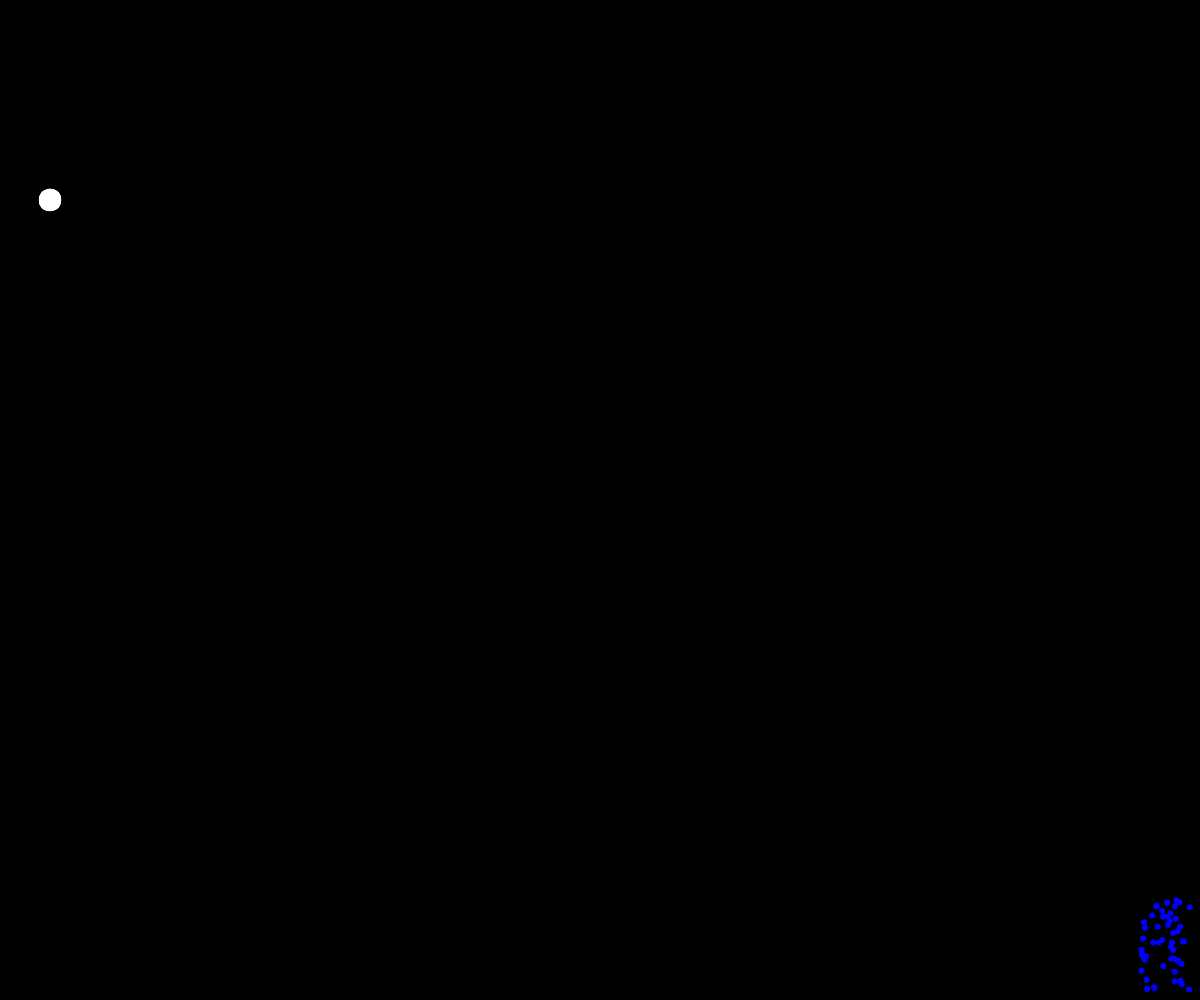
Frame 1 (no input)
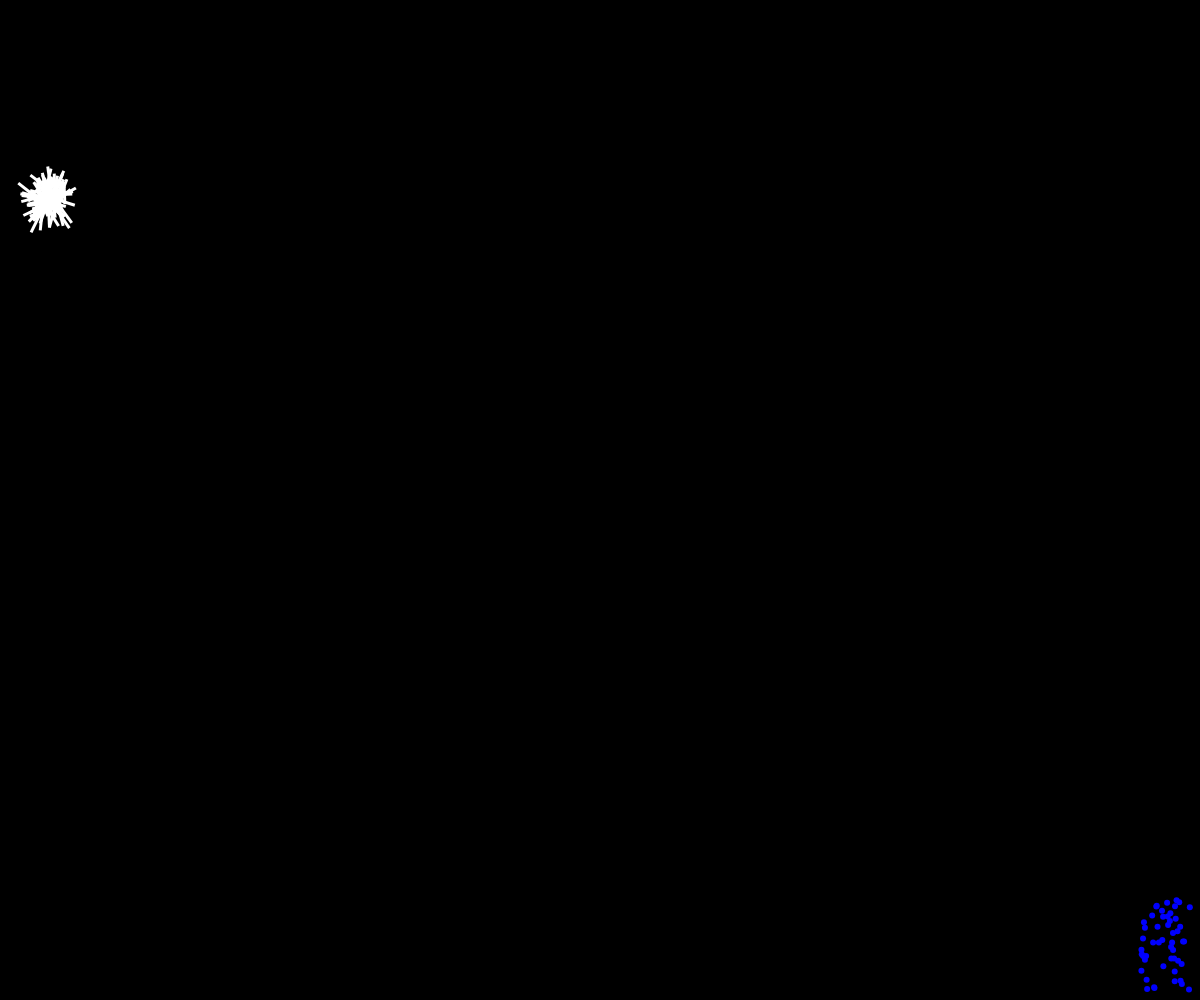
Frame 60 (no input)
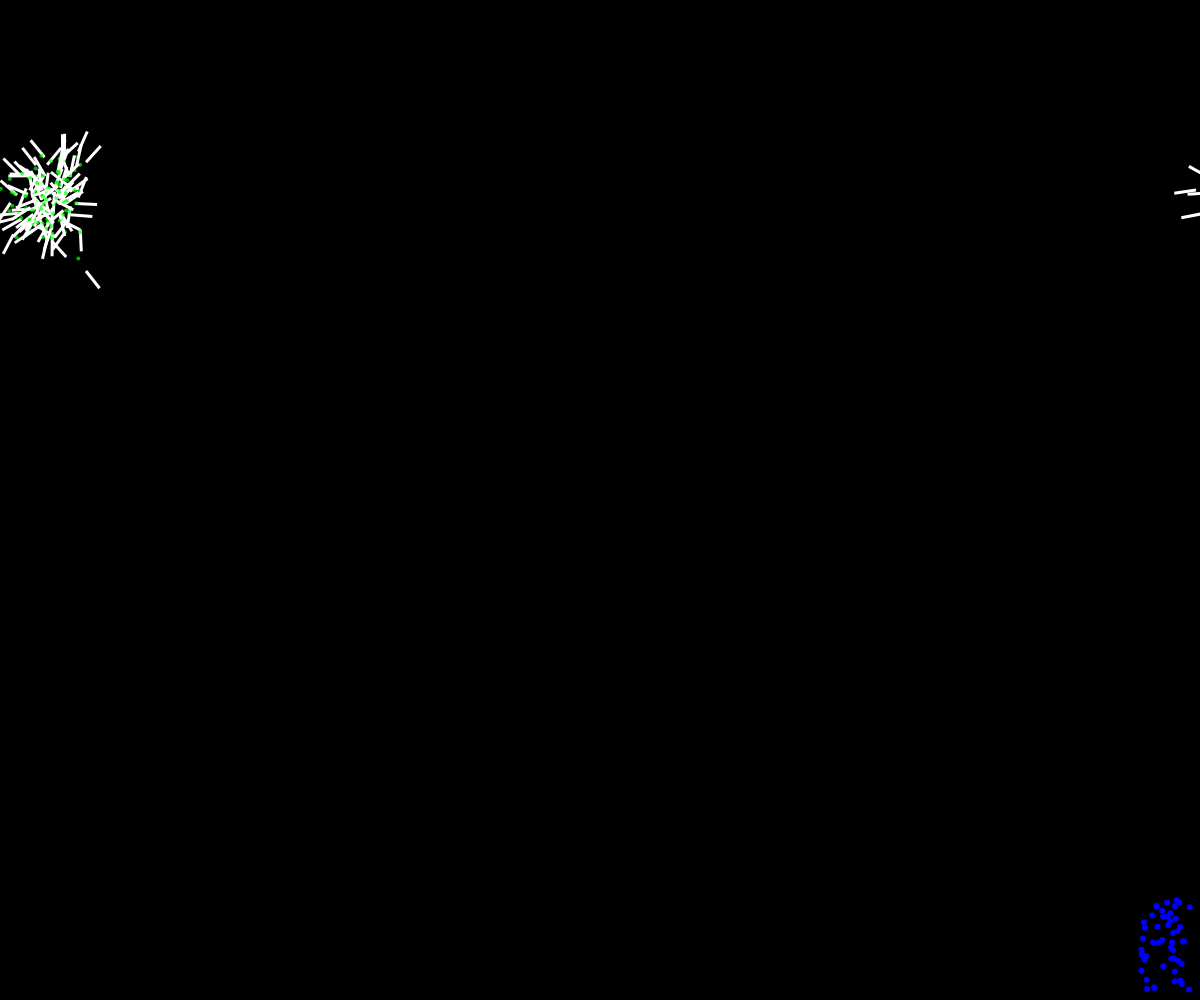
Frame 120 (the mouse pressed at the canvas centre since frame 60)

The p5.js sketch that drew these frames (run headless with seeded random() and noise() and a simulated clock; from frame 60 on, the mouse is pressed at the canvas centre):

// p5.js sketch
// ── sketch.js
"use strict";
let ants = [];
let target;
let foods = [];
let path;

function setup() {
	createCanvas(window.innerWidth, window.innerHeight);
	path = new Path();
	for (let i = 0; i < 50; i++) {
		foods.push(new Food());
	}

	for (let i = 0; i < 100; i++) {
		ants.push(new Ant(50, 200, i));
	}
}

function mouseClicked() {
	path.addRoundPoint(mouseX, mouseY);
}

function draw() {
	background(0);
	if (path.points.length > 3) {
		path.display();
		ant.follow(path);
	}

	foods.forEach((food) => {
		food.show();
		ants.forEach((ant) => {
			if (food) {
				ant.checkFoodCollision(food);
			}
		});
	});
	ants.forEach((ant) => {
		ant.seek();
		ant.edges();
		ant.update();
		ant.show();
	});
}

// ── ant.js
"use strict";

let foodSearch = {};
let returnTrail = {};

class Ant extends p5.Vector {
	constructor(x, y, id) {
		super(x, y);
		/* this = createVector(x, y); */
		this.vel = createVector(0, 0);
		this.acc = createVector(0, 0);
		this.maxSpeed = 25;
		this.maxForce = 0.05;
		this.r = 16;
		this.countDown = 100;
		this.antId = id;
		this.hasFood = false;
		this.foodTrail = new PheromoneTrail();
		this.returnTrail = new PheromoneTrail(true);
	}

	arrive(target) {
		let desired = p5.Vector.sub(target, this);
		let d = desired.mag();
		desired.normalize();

		if (d < 100) {
			let m = map(d, 0, 100, 0, this.maxSpeed);
			desired.mult(m);
		} else {
			desired.mult(this.maxSpeed);
		}

		let steer = p5.Vector.sub(desired, this.vel);
		steer.limit(this.maxForce);
		this.applyForce(steer);
	}

	seek() {
		let x = random(this.x - 100, this.x + 100);
		let y = random(this.y - 100, this.y + 100);
		let target = createVector(x, y);
		let force = p5.Vector.sub(target, this);
		force.setMag(this.maxSpeed);
		force.sub(this.vel);
		force.limit(this.maxForce);
		this.applyForce(force);
		if (this.countDown <= 0) {
			if (this.hasFood) {
				this.returnTrail.addPheromone(this.x, this.y);
			} else {
				this.foodTrail.addPheromone(this.x, this.y);
			}
			this.countDown = 20;
		}
		foodSearch[this.id] = this.foodTrail;
		returnTrail[this.id] = this.returnTrail;
		this.countDown--;
	}

	follow(path) {
		let predict = this.vel.copy();
		predict.normalize();
		predict.mult(50);
		let predictLoc = p5.Vector.add(this, predict);

		let normal, target, distance;
		let worldRecord = 10000000000000000;

		for (let i = 0; i < path.points.length - 1; i++) {
			let a = path.points[i].copy();
			let b = path.points[i + 1].copy();
			let normalPoint = getNormalPoint(predictLoc, a, b);
			if (normalPoint.x < min(a.x, b.x) || normalPoint.x > max(a.x, b.x)) {
				normalPoint = b.copy();
			}
			distance = p5.Vector.dist(normalPoint, predictLoc);
			if (distance < worldRecord) {
				worldRecord = distance;
				normal = normalPoint;

				let dir = p5.Vector.sub(b, a);
				dir.normalize();
				dir.mult(10);
				target = normalPoint.copy();
				target.add(dir);
			}
		}
		circle(target.x, target.y, 16);
		if (worldRecord > path.radius) {
			this.seek(target);
		}
	}

	edges() {
		if (this.x > width) {
			this.x = 0;
		} else if (this.x < 0) {
			this.x = width;
		}
		if (this.y > height) {
			this.y = 0;
		} else if (this.y < 0) {
			this.y = height;
		}
	}

	applyForce(force) {
		this.acc.add(force);
	}

	update() {
		this.vel.add(this.acc);
		this.vel.limit(this.maxSpeed);
		this.add(this.vel);
		this.acc.set(0, 0);
	}

	show() {
		stroke(255);
		strokeWeight(2);
		fill(255);
		rectMode(CENTER);
		push();
		translate(this.x, this.y);
		rotate(this.vel.heading());
		rect(0, 0, 20, 1);
		pop();
		Object.values(foodSearch).forEach((path) => {
			path.show();
		});
		Object.values(returnTrail).forEach((path) => {
			path.show();
		});
	}

	checkFoodCollision(food) {
		let search = 10;
		if (food.x >= this.x - search && food.x <= this.x + search) {
			if (food.y >= this.y - search && food.y <= this.y + search) {
				this.hasFood = true;
			}
		}
	}
}

// A function to get the normal point from a point (p) to a line segment (a-b)
// This function could be optimized to make fewer new Vector objects
function getNormalPoint(p, a, b) {
	// Vector from a to p
	let ap = p5.Vector.sub(p, a);
	let ab = p5.Vector.sub(b, a);
	// Vector from a to b
	ab.normalize(); // Normalize the line
	// Project vector "diff" onto line by using the dot product
	ab.mult(ap.dot(ab));
	return p5.Vector.add(a, ab);
}

// ── food.js
class Food extends p5.Vector {
	constructor() {
		let x = random(window.innerWidth - 60, window.innerWidth - 10);
		let y = random(window.innerHeight - 100, window.innerHeight - 10);
		super(x, y);
	}

	show() {
		fill(0, 0, 255);
		noStroke();
		circle(this.x, this.y, 6);
	}
}

// ── obstacle.js
"use strict";

class Obstacle extends p5.Vector{
    constructor(x, y, r){
        super(x, y);
        this.r = r;
    }

    show(){
        fill(127);
        stroke(255);
        strokeWeight(4)
        circle(this.x, this.y, this.r *2);
    }
}

// ── path.js
"use strict";
class Path {
	constructor() {
		this.points = [];
		this.radius = 20;
	}

	addPoints(x, y) {
		this.points.push(createVector(x, y));
	}

	addRoundPoint(x, y) {
		this.points.pop();
		this.points.push(createVector(x, y));
		this.points.push(this.points[0]);
	}

	display() {
		strokeWeight(this.radius * 2);
		stroke(255, 100);
		noFill();
		beginShape();
		for (point of this.points) {
			vertex(point.x, point.y);
		}
		endShape();

		strokeWeight(1);
		stroke(255);
		beginShape();
		for (let point of this.points) {
			vertex(point.x, point.y);
		}
		endShape();
		const index = this.points.length - 1;
		circle(this.points[index].x, this.points[index].y, 16);
	}
}

// ── pheromoneTrails.js
class PheromoneTrail {
	constructor(hasFood = false) {
		this.trail = [];
		this.isFood = hasFood;
	}

	addPheromone(x, y) {
		this.trail.push(new Pheromone(x, y, this.isFood));
	}

	show() {
		for (let i = this.trail.length - 1; i >= 0; i--) {
			let pheromone = this.trail[i];
			if (pheromone.lifespan <= 0) {
				this.trail.splice(i, i);
			}
			pheromone.show();
		}
	}
}

// ── pheromones.js
class Pheromone extends p5.Vector {
	constructor(x, y, foodPheromone = "false") {
		super(x, y);
		this.lifespan = 200;
		this.foodPheromone = foodPheromone;
	}

	show() {
		this.lifespan--;
		this.foodPheromone ? fill(255, 0, 0, this.lifespan) : fill(0, 255, 0, this.lifespan);
		noStroke();
		circle(this.x, this.y, 4, 4);
	}
}

// ── vehicle.js
"use strict";
class Vehicle{
    constructor(x, y) {
        this.pos = createVector(x, y);
        this.vel = createVector(0, 0);
        this.acc = createVector(0, 0);
        this.maxSpeed = 4;
        this.maxForce = 0.5;
        this.r = 16;


    }

  arrive(target) {
        let desired = p5.Vector.sub(target, this.pos);
        let d = desired.mag();
        desired.normalize();

        if(d < 100){
            let m = map(d, 0, 100, 0, this.maxSpeed);
            desired.mult(m)
        }else{
            desired.mult(this.maxSpeed);
        }

        let steer = p5.Vector.sub(desired, this.vel);
        steer.limit(this.maxForce);
        this.applyForce(steer);
    }

    seek(target) {
        let force = p5.Vector.sub(target, this.pos);
        force.setMag(this.maxSpeed);
        force.sub(this.vel);
        force.limit(this.maxForce);
        this.applyForce(force);
    }

    follow(path){
        let predict = this.vel.copy();
        predict.normalize();
        predict.mult(50);
        let predictLoc = p5.Vector.add(this.pos, predict);

        let normal, target, distance;
        let worldRecord = 10000000000000000;


        for(let i = 0; i < path.points.length - 1; i++){
           let  a = path.points[i].copy();
            let b = path.points[i+1].copy();
            let normalPoint = getNormalPoint(predictLoc, a, b);
            if(normalPoint.x < min(a.x, b.x) || normalPoint.x > max(a.x, b.x)){
                normalPoint = b.copy();
            }
            distance = p5.Vector.dist(normalPoint, predictLoc);
            if(distance < worldRecord){
                worldRecord = distance;
                normal = normalPoint

                let dir = p5.Vector.sub(b,a);
                dir.normalize();
                dir.mult(10);
                target = normalPoint.copy();
                target.add(dir)
            }
        }
        circle(target.x, target.y, 16);
        if(worldRecord > path.radius){
            this.seek(target);
        }
    }

    edges() {
        if (this.x > width) {
            this.x = 0;
        } else if (this.x < 0) {
            this.x = width;
        }
        if (this.y > height) {
            this.y = 0;
        } else if (this.y < 0) {
            this.y = height;
        }

    }

    applyForce(force) {
        this.acc.add(force);
    }

    update() {
        this.vel.add(this.acc);
        this.vel.limit(this.maxSpeed);
        this.pos.add(this.vel);
        this.acc.set(0, 0);
    }



    show() {
        stroke(255);
        strokeWeight(2);
        fill(255);
        push();
        translate(this.pos.x, this.pos.y);
        rotate(this.vel.heading());
        triangle(-this.r, -this.r / 2, -this.r, this.r / 2, this.r, 0);
/*        noFill();
        let seeingDistance = this.seeingDistance; /!*this.vel.mag() * 50*!/
        stroke(255);
        rect(0, -this.r / 2, seeingDistance, this.r);*/
        pop();


    }
}

// A function to get the normal point from a point (p) to a line segment (a-b)
// This function could be optimized to make fewer new Vector objects
function getNormalPoint(p, a, b) {
    // Vector from a to p
    let ap = p5.Vector.sub(p, a);
    let ab = p5.Vector.sub(b, a);
    // Vector from a to b
    ab.normalize(); // Normalize the line
    // Project vector "diff" onto line by using the dot product
    ab.mult(ap.dot(ab));
    return p5.Vector.add(a, ab);
}
